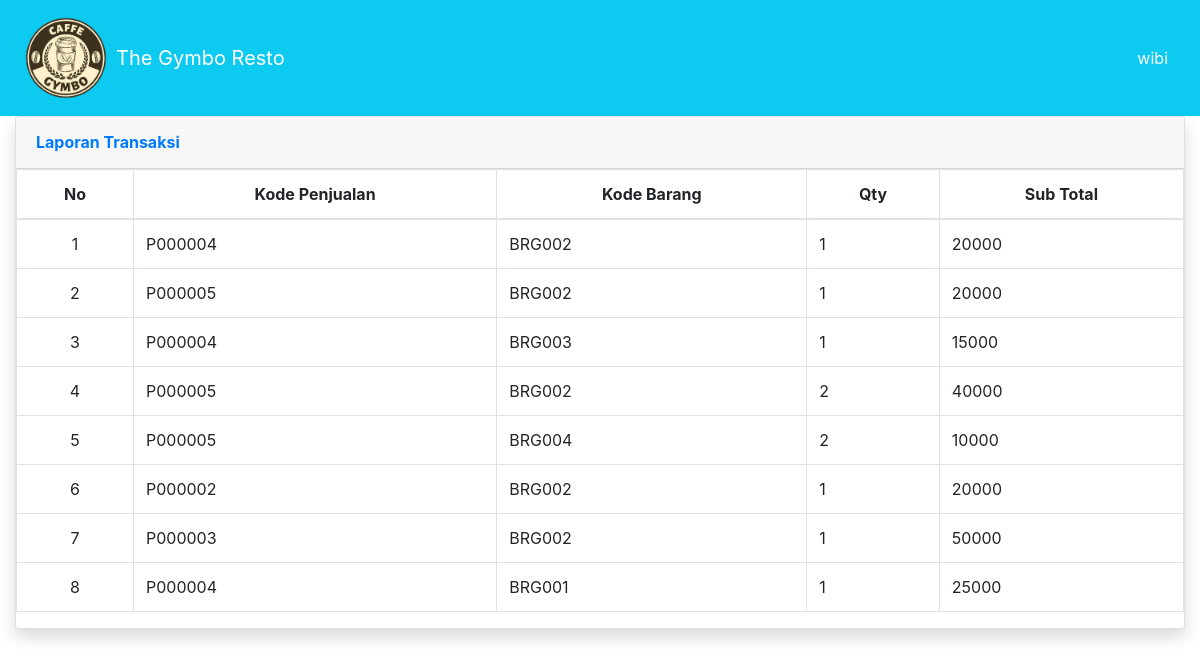
The page /kasir.php?halaman=catatan (signed in) on the database its author committed.
### tables this page shows
CREATE TABLE `detail_penjualan` (
  `kode_detail_penjualan` int(11) NOT NULL,
  `kode_penjualan` varchar(15) NOT NULL,
  `kode_barang` varchar(15) NOT NULL,
  `qty` int(2) NOT NULL,
  `sub_total` int(9) NOT NULL
);

### system/transaksi/catatan/tampil.php (the view, shortened to what this page needs)
<nav style="background-color:#0dcaf0" class="navbar navbar-expand-lg navbar-light">
    <img src="logokopi.png" width="100px" height="100px">
    <a class="navbar-brand" style="color:white" href="?halaman=kasir">The Gymbo Resto</a>
    <div class="collapse navbar-collapse" id="navbarSupportedContent">
        <ul class="navbar-nav ml-auto mr-2">
            <li class="nav-item">
                <a class="nav-link" href="#" role="button" aria-haspopup="true" aria-expanded="false" style="color:white">
                    <span style="color:white"><?php echo $_SESSION['nama_user'] ?></span>
                </a>
            </li>
        </ul>
    </div>
</nav>
<div class="container-fluid">
    <div class="card shadow mb-4">
        <div class="card-header py-3">
            <h6 class="m-0 font-weight-bold text-primary">Laporan Transaksi</h6>
        </div>
        <div class="table-responsive">
            <table class="table table-bordered" id="dataTable" cellspacing="0" style="width: 100%;">
                <thead>
                    <tr>
                        <th class="text-center">No</th>
                        <th class="text-center">Kode Penjualan</th>
                        <th class="text-center">Kode Barang</th>
                        <th class="text-center">Qty</th>
                        <th class="text-center">Sub Total</th>
                    </tr>
                </thead>
                <tbody>
                    <?php
                    $no = 1;
                    $query = mysqli_query($koneksi, "SELECT * FROM detail_penjualan ORDER BY kode_detail_penjualan ASC");
                    foreach ($query as $data) :
                    ?>
                        <tr>
                            <td class="text-center"><?php echo $no++ ?></td>
                            <td><?php echo $data['kode_penjualan'] ?></td>
                            <td><?php echo $data['kode_barang'] ?></td>
                            <td><?php echo $data['qty'] ?></td>
                            <td><?php echo $data['sub_total'] ?></td>
                        </tr>
                    <?php endforeach; ?>
                </tbody>
            </table>
        </div>
    </div>
</div>

### rows shown on the page
detail_penjualan: kode_penjualan "P000004", kode_barang "BRG002", qty "1", sub_total "20000"
detail_penjualan: kode_penjualan "P000005", kode_barang "BRG002", qty "1", sub_total "20000"
detail_penjualan: kode_penjualan "P000004", kode_barang "BRG003", qty "1", sub_total "15000"
detail_penjualan: kode_penjualan "P000005", kode_barang "BRG002", qty "2", sub_total "40000"
detail_penjualan: kode_penjualan "P000005", kode_barang "BRG004", qty "2", sub_total "10000"
detail_penjualan: kode_penjualan "P000002", kode_barang "BRG002", qty "1", sub_total "20000"
detail_penjualan: kode_penjualan "P000003", kode_barang "BRG002", qty "1", sub_total "50000"
detail_penjualan: kode_penjualan "P000004", kode_barang "BRG001", qty "1", sub_total "25000"

### other values the page prints
$_SESSION['nama_user'] "wibi"
